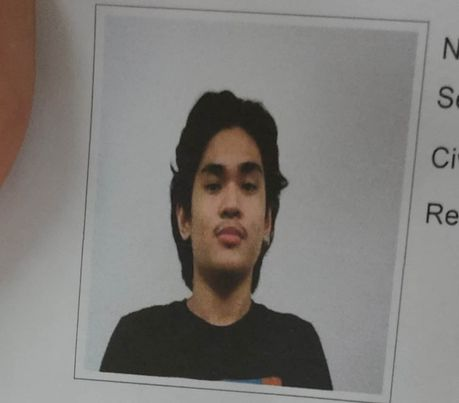
#> input picture pets/Drug_dealer_tom.jpg, 459 x 403 px
$ python -i profile_utils.py   (imports and definitions only)
#> lines starting #> are read from the running program, lines starting #| are printed output that depends on the picture
"""
Profile management utilities
Image resizing and recovery email verification
"""
from PIL import Image
from django.core.files.uploadedfile import InMemoryUploadedFile
from django.core.cache import cache
import io
import secrets
import re
import logging

logger = logging.getLogger(__name__)


def resize_profile_image(image_file, size=(200, 200), quality=85):
    """
    Resize profile image to specified dimensions

    Args:
        image_file: Uploaded image file
        size: Tuple of (width, height) in pixels
        quality: JPEG quality (1-100)

    Returns:
        InMemoryUploadedFile: Resized image file
    """
#> called with image_file = '../pets/Drug_dealer_tom.jpg', size = (200, 200), quality = 85
    try:
        # Open image
        img = Image.open(image_file)
#> img is the input picture: PIL image 459x403 RGB; mean R, G, B 127.4, 124.3, 120.8

        # Convert RGBA to RGB if necessary (for PNG with transparency)
        if img.mode == 'RGBA':
            rgb_img = Image.new('RGB', img.size, (255, 255, 255))
            rgb_img.paste(img, mask=img.split()[3])  # Use alpha channel as mask
            img = rgb_img
        elif img.mode != 'RGB':
            img = img.convert('RGB')

        # Resize image using LANCZOS resampling for high quality
        img = img.resize(size, Image.Resampling.LANCZOS)
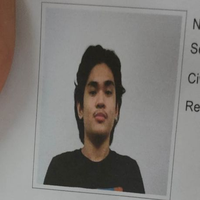
#> img: PIL image 200x200 RGB; mean R, G, B 127.4, 124.3, 120.8

        # Create output buffer
        output = io.BytesIO()
        img.save(output, format='JPEG', quality=quality)
        output.seek(0)

        # Get original filename without extension
        original_filename = image_file.name.split('.')[0] if '.' in image_file.name else 'profile'

        # Create InMemoryUploadedFile
        resized_file = InMemoryUploadedFile(
            output,
            'ImageField',
            f"{original_filename}_resized.jpg",
            'image/jpeg',
            output.getbuffer().nbytes,
            None
        )

        logger.info(f"Resized profile image to {size[0]}x{size[1]}")
        return resized_file

    except Exception as e:
        logger.error(f"Error resizing profile image: {str(e)}", exc_info=True)
#> (the run stopped early here; a loop or call above may not have finished)
